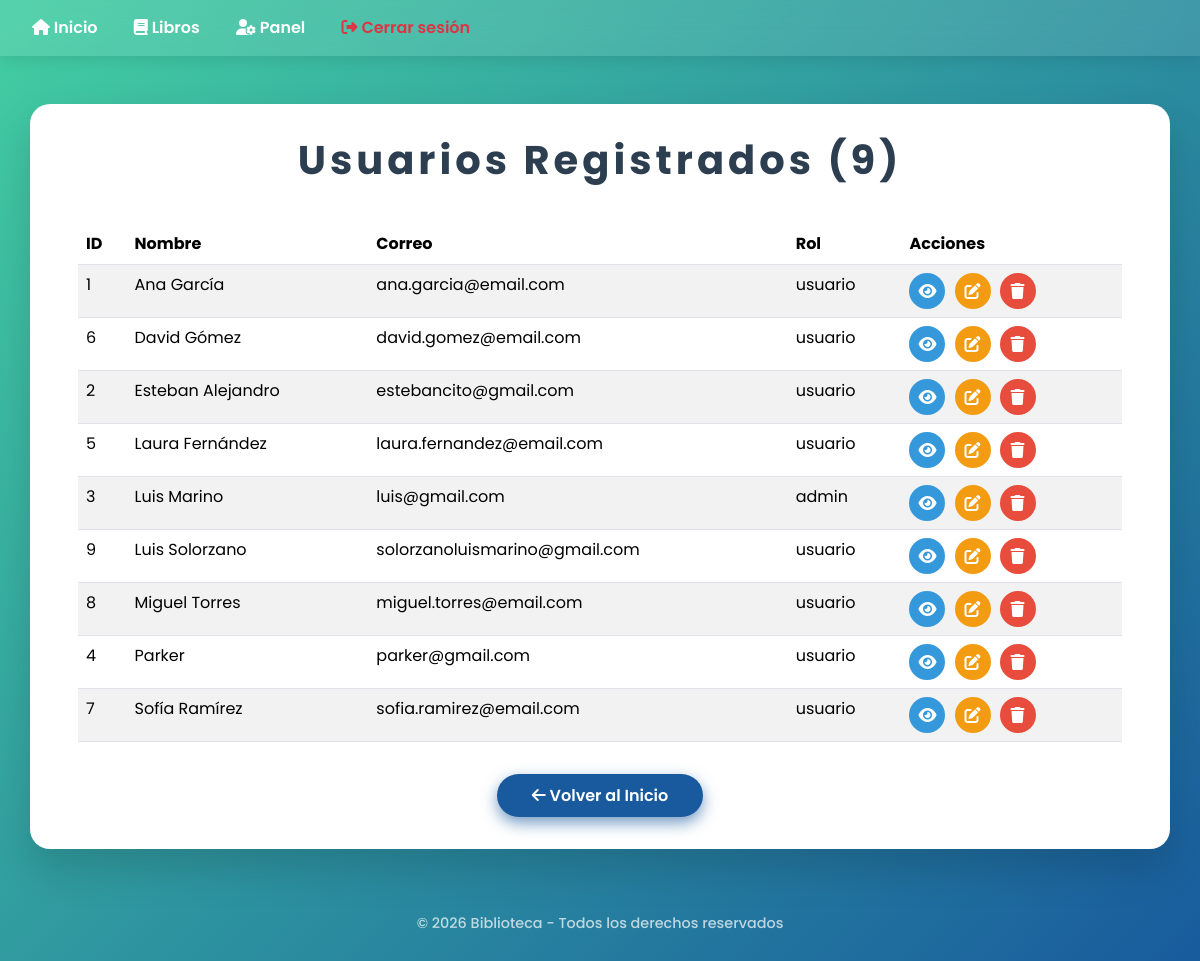
The app's page /usuarios.php (signed in) with its own data.
### tables this page shows
CREATE TABLE `usuarios` (
  `id` int(11) NOT NULL,
  `nombre` varchar(100) NOT NULL,
  `email` varchar(150) NOT NULL,
  `telefono` varchar(20) DEFAULT NULL,
  `password` varchar(255) NOT NULL,
  `rol` enum('admin','bibliotecario','usuario') NOT NULL DEFAULT 'usuario',
  `ultimo_acceso` datetime DEFAULT NULL,
  `direccion` varchar(255) DEFAULT NULL,
  `fecha_nacimiento` date DEFAULT NULL,
  `genero` enum('Masculino','Femenino','Otro') DEFAULT NULL,
  `foto_perfil` varchar(255) DEFAULT NULL,
  `password_pdf` varchar(255) DEFAULT NULL
);

### usuarios.php (the view, shortened to what this page needs)
<?php
require 'database.php';
$stmt = $pdo->query("SELECT id, nombre, email, rol FROM usuarios ORDER BY nombre");
$usuarios = $stmt->fetchAll();
?>
<!DOCTYPE html>
<html lang="es">
<head>
    <link href="https://cdn.jsdelivr.net/npm/bootstrap@5.3.3/dist/css/bootstrap.min.css" rel="stylesheet" />
    <link href="https://cdnjs.cloudflare.com/ajax/libs/font-awesome/6.4.0/css/all.min.css" rel="stylesheet" />
    <link href="https://cdn.datatables.net/v/bs5/dt-1.13.6/datatables.min.css" rel="stylesheet"/>
</head>
<body>
<nav role="navigation" aria-label="Navegación principal">
    <a href="index.php"><i class="fa-solid fa-house"></i> Inicio</a>
    <a href="libros.php"><i class="fa-solid fa-book"></i> Libros</a>
    <a href="panel.php"><i class="fa-solid fa-user-cog"></i> Panel</a>
    <a href="logout.php" class="text-danger"><i class="fa-solid fa-right-from-bracket"></i> Cerrar sesión</a>
</nav>
<div class="container" role="main">
    <h1>Usuarios Registrados (<?= count($usuarios); ?>)</h1>
    <?php if (count($usuarios) === 0): ?>
        <p class="text-center">No hay usuarios registrados aún.</p>
    <?php else: ?>
        <table id="usuariosTable" class="table table-striped table-hover" aria-describedby="tablaUsuarios" style="width:100%">
            <thead>
                <tr>
                    <th scope="col">ID</th>
                    <th scope="col">Nombre</th>
                    <th scope="col">Correo</th>
                    <th scope="col">Rol</th>
                    <th scope="col">Acciones</th>
                </tr>
            </thead>
            <tbody>
            <?php foreach ($usuarios as $usuario): ?>
                <tr>
                    <td><?= htmlspecialchars($usuario['id']) ?></td>
                    <td><?= htmlspecialchars($usuario['nombre']) ?></td>
                    <td><?= htmlspecialchars($usuario['email']) ?></td>
                    <td><?= htmlspecialchars($usuario['rol']) ?></td>
                    <td>
                        <a href="detalle_usuario.php?id=<?= $usuario['id'] ?>" class="btn btn-action view" data-bs-toggle="tooltip" data-bs-placement="top" title="Ver detalle" aria-label="Ver detalle usuario <?= $usuario['nombre'] ?>">
                            <i class="fa-solid fa-eye"></i>
                        </a>
                        <a href="editar_usuario.php?id=<?= $usuario['id'] ?>" class="btn btn-action edit" data-bs-toggle="tooltip" data-bs-placement="top" title="Editar usuario" aria-label="Editar usuario <?= $usuario['nombre'] ?>">
                            <i class="fa-solid fa-pen-to-square"></i>
                        </a>
                        <a href="borrar_usuario.php?id=<?= $usuario['id'] ?>" class="btn btn-action delete" data-bs-toggle="tooltip" data-bs-placement="top" title="Eliminar usuario" aria-label="Eliminar usuario <?= $usuario['nombre'] ?>"
                           onclick="return confirm('¿Estás seguro que deseas eliminar al usuario <?= addslashes(htmlspecialchars($usuario['nombre'])) ?>? Esta acción no se puede deshacer.')">
                            <i class="fa-solid fa-trash"></i>
                        </a>
                    </td>
                </tr>
            <?php endforeach; ?>
            </tbody>
        </table>
    <?php endif; ?>
    <a href="index.php" class="btn-back"><i class="fa-solid fa-arrow-left"></i> Volver al Inicio</a>
</div>
<footer>
    &copy; <?= date('Y'); ?> Biblioteca - Todos los derechos reservados
</footer>
</body>
</html>

### usuarios.php (style rules this page uses)
body { font-family: 'Poppins', sans-serif; background: linear-gradient(135deg, #43cea2, #185a9d); min-height: 100vh; margin: 0; padding-bottom: 3rem; color: #222; }
nav { background-color: rgba(255,255,255,0.1); backdrop-filter: blur(12px); padding: 1rem 2rem; box-shadow: 0 3px 15px rgba(0,0,0,0.1); }
nav a { color: white; font-weight: 600; text-decoration: none; margin-right: 2rem; transition: color 0.3s ease; }
.container { max-width: 1140px; margin: 3rem auto 4rem; background: white; border-radius: 20px; box-shadow: 0 20px 40px rgba(0,0,0,0.15); padding: 2rem 3rem; }
h1 { text-align: center; margin-bottom: 2.5rem; font-weight: 700; color: #2c3e50; letter-spacing: 0.1em; user-select: none; }
.btn-back { display: block; width: max-content; margin: 2rem auto 0; padding: 0.6rem 2.2rem; font-weight: 600; background: #185a9d; color: white; border-radius: 30px; box-shadow: 0 6px 15px rgba(24, 90, 157, 0.6); border: none; transition: background-color 0.3s ease; text-align: center; text-decoration: none; user-select: none; }
.btn-action { margin-right: 0.3rem; border-radius: 50%; width: 36px; height: 36px; padding: 0; text-align: center; line-height: 36px; }
.btn-action.view { background: #3498db; color: white; }
.btn-action.edit { background: #f39c12; color: white; }
.btn-action.delete { background: #e74c3c; color: white; }
footer { text-align: center; color: white; font-weight: 500; margin-top: 3rem; font-size: 0.9rem; opacity: 0.7; user-select: none; }

### records on screen
usuarios: id "1", nombre "Ana García", email "ana.garcia@email.com", rol "usuario"
usuarios: id "6", nombre "David Gómez", email "david.gomez@email.com", rol "usuario"
usuarios: id "2", nombre "Esteban Alejandro", email "estebancito@gmail.com", rol "usuario"
usuarios: id "5", nombre "Laura Fernández", email "laura.fernandez@email.com", rol "usuario"
usuarios: id "3", nombre "Luis Marino", email "luis@gmail.com", rol "admin"
usuarios: id "9", nombre "Luis Solorzano", email "solorzanoluismarino@gmail.com", rol "usuario"
usuarios: id "8", nombre "Miguel Torres", email "miguel.torres@email.com", rol "usuario"
usuarios: id "4", nombre "Parker", email "parker@gmail.com", rol "usuario"
usuarios: id "7", nombre "Sofía Ramírez", email "sofia.ramirez@email.com", rol "usuario"

### other values on screen
count($usuarios) "9"
